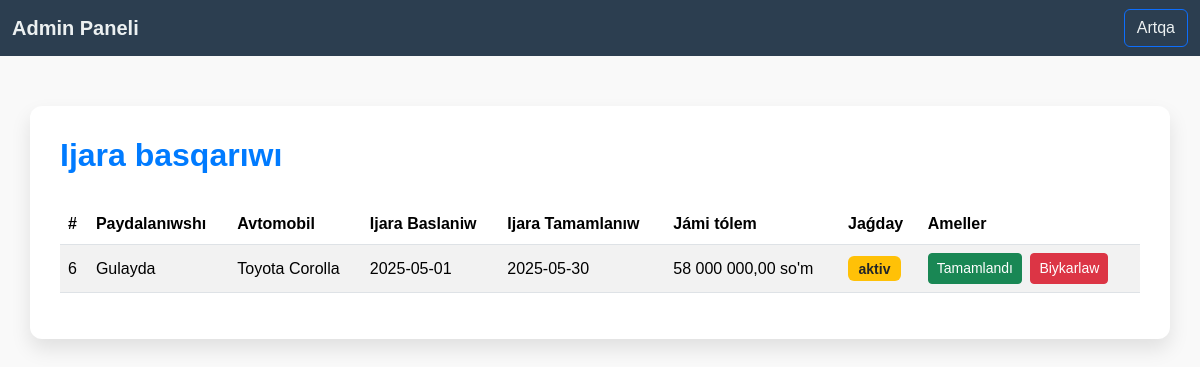
/admin/rental_management.php, run on the app's committed database.
### tables this page shows
CREATE TABLE `rentals` (
  `id` int NOT NULL AUTO_INCREMENT,
  `user_id` int DEFAULT NULL,
  `car_id` int DEFAULT NULL,
  `rental_start` date NOT NULL,
  `rental_end` date NOT NULL,
  `total_price` decimal(10,2) NOT NULL,
  `status` enum('active','completed','cancelled') DEFAULT 'active',
  `created_at` timestamp NULL DEFAULT CURRENT_TIMESTAMP,
  `updated_at` timestamp NULL DEFAULT CURRENT_TIMESTAMP ON UPDATE CURRENT_TIMESTAMP,
  PRIMARY KEY (`id`),
  KEY `user_id` (`user_id`),
  KEY `car_id` (`car_id`),
  CONSTRAINT `rentals_ibfk_1` FOREIGN KEY (`user_id`) REFERENCES `users` (`id`),
  CONSTRAINT `rentals_ibfk_2` FOREIGN KEY (`car_id`) REFERENCES `cars` (`id`)
);

CREATE TABLE `users` (
  `id` int NOT NULL AUTO_INCREMENT,
  `username` varchar(255) NOT NULL,
  `email` varchar(255) NOT NULL,
  `password` varchar(255) NOT NULL,
  `role` enum('admin','user') NOT NULL,
  `created_at` timestamp NULL DEFAULT CURRENT_TIMESTAMP,
  `updated_at` timestamp NULL DEFAULT CURRENT_TIMESTAMP ON UPDATE CURRENT_TIMESTAMP,
  PRIMARY KEY (`id`),
  UNIQUE KEY `email` (`email`)
);

CREATE TABLE `cars` (
  `id` int NOT NULL AUTO_INCREMENT,
  `brand` varchar(255) NOT NULL,
  `model` varchar(255) NOT NULL,
  `year` int NOT NULL,
  `price_per_day` decimal(10,2) NOT NULL,
  `status` enum('available','rented','maintenance') DEFAULT 'available',
  `car_type_id` int DEFAULT NULL,
  `created_at` timestamp NULL DEFAULT CURRENT_TIMESTAMP,
  `updated_at` timestamp NULL DEFAULT CURRENT_TIMESTAMP ON UPDATE CURRENT_TIMESTAMP,
  `image_url` varchar(255) DEFAULT NULL,
  `image` varchar(255) DEFAULT NULL,
  PRIMARY KEY (`id`),
  KEY `car_type_id` (`car_type_id`),
  CONSTRAINT `cars_ibfk_1` FOREIGN KEY (`car_type_id`) REFERENCES `car_types` (`id`)
);

### admin/rental_management.php (the view, shortened to what this page needs)
<?php
include('../includes/db.php');
$query = "SELECT rentals.id, rentals.rental_start, rentals.rental_end, rentals.total_price, rentals.status,
                 cars.brand, cars.model, users.username AS user_name
          FROM rentals
          INNER JOIN cars ON rentals.car_id = cars.id
          INNER JOIN users ON rentals.user_id = users.id
          ORDER BY rentals.created_at DESC";
$result = $conn->query($query);
?>
<!DOCTYPE html>
<html lang="uz">
<head>
    <link href="https://cdn.jsdelivr.net/npm/bootstrap@5.3.2/dist/css/bootstrap.min.css" rel="stylesheet" />
</head>
<body>
    <nav class="navbar navbar-expand-lg navbar-dark">
        <div class="container-fluid">
            <a class="navbar-brand" href="#">Admin Paneli</a>
            <div class="d-flex">
                <a class="btn btn-outline-primary" href="dashboard.php">Artqa</a>
            </div>
        </div>
    </nav>
    <div class="container">
        <h3>Ijara basqarıwı</h3>
        <div class="table-responsive">
            <table class="table table-striped table-hover align-middle">
                <thead>
                    <tr>
                        <th>#</th>
                        <th>Paydalanıwshı</th>
                        <th>Avtomobil</th>
                        <th>Ijara Baslaniw</th>
                        <th>Ijara Tamamlanıw</th>
                        <th>Jámi tólem</th>
                        <th>Jaǵday</th>
                        <th>Ameller</th>
                    </tr>
                </thead>
                <tbody>
                    <?php if ($result && $result->num_rows > 0): ?>
                        <?php while ($row = $result->fetch_assoc()): ?>
                            <tr>
                                <td><?php echo (int)$row['id']; ?></td>
                                <td><?php echo htmlspecialchars($row['user_name']); ?></td>
                                <td><?php echo htmlspecialchars($row['brand'] . ' ' . $row['model']); ?></td>
                                <td><?php echo htmlspecialchars($row['rental_start']); ?></td>
                                <td><?php echo htmlspecialchars($row['rental_end']); ?></td>
                                <td><?php echo number_format($row['total_price'], 2, ',', ' '); ?> so'm</td>
                                <td>
                                    <?php
                                        switch ($row['status']) {
                                            case 'active':
                                                echo '<span class="badge badge-warning">aktiv</span>';
                                                break;
                                        }
                                    ?>
                                </td>
                                <td>
                                    <?php if ($row['status'] === 'active'): ?>
                                        <a href="rental_management.php?action=update_status&id=<?php echo $row['id']; ?>&status=completed" class="btn btn-success btn-sm me-1" onclick="return confirm('Ijara jaǵdayın Tamamlangan dep ózgertpekshimisiz?')">Tamamlandı</a>
                                        <a href="rental_management.php?action=update_status&id=<?php echo $row['id']; ?>&status=cancelled" class="btn btn-danger btn-sm" onclick="return confirm('Ijara jaǵdayın biykar etilgen dep ózgertpekshimisiz?')">Biykarlaw</a>
                                    <?php else: ?>
                                        <span class="text-muted">Ámel joq</span>
                                    <?php endif; ?>
                                </td>
                            </tr>
                        <?php endwhile; ?>
                    <?php else: ?>
                        <tr>
                            <td colspan="8" class="text-center">Ijara bar emes!</td>
                        </tr>
                    <?php endif; ?>
                </tbody>
            </table>
        </div>
    </div>
</body>
</html>

### admin/rental_management.php (style rules this page uses)
body { background-color: #f9f9f9; font-family: 'Arial', sans-serif; }
.container { background-color: #fff; box-shadow: 0 10px 20px rgba(0,0,0,0.1); padding: 30px; border-radius: 12px; margin-top: 50px; }
h3 { color: #007bff; font-weight: 700; margin-bottom: 30px; font-size: 2rem; }
.table thead { background-color: #007bff; color: #fff; }
.table-striped > tbody > tr:nth-of-type(odd) { background-color: #f2f2f2; }
.navbar { background-color: #2c3e50; }
.navbar-brand { color: #f39c12 !important; font-weight: 700; }
.navbar a { color: #ecf0f1 !important; transition: color 0.3s ease; }
.badge { font-size: 0.875rem; padding: 0.4em 0.75em; }
.badge-warning { background-color: #ffc107; color: #212529; }

### data on the page
rentals: id "6", user.username "Gulayda", car.model "Toyota Corolla", rental_start "2025-05-01", rental_end "2025-05-30", total_price "58 000 000,00", status "aktiv"
